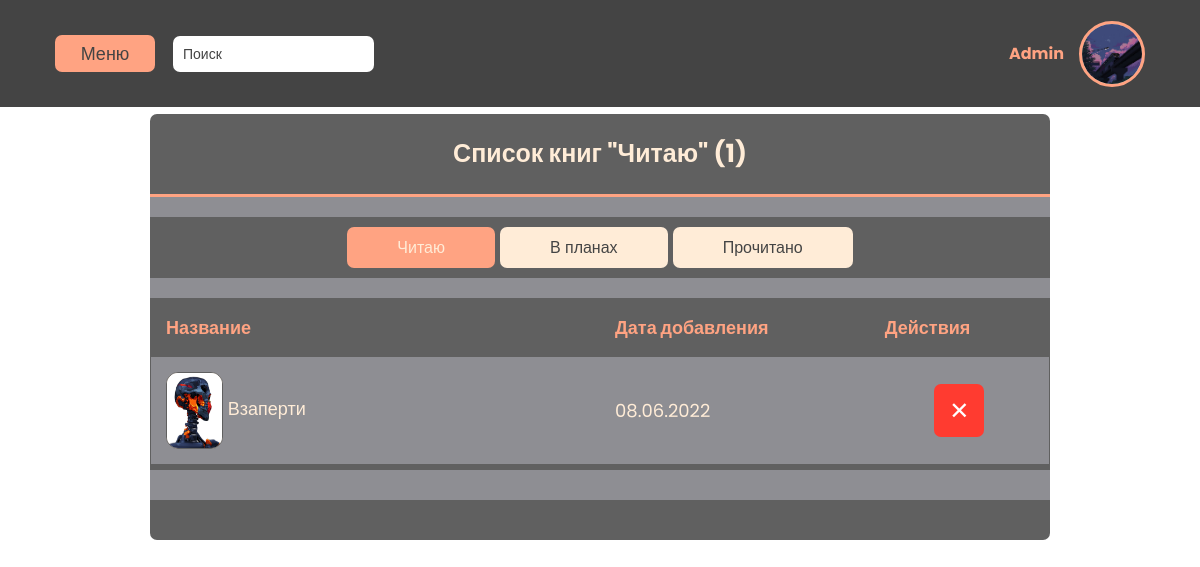
The app's page /profile/2/booklist/read (signed in) with its own data.
### user_app/models.py (models this page shows, shortened)
class Profile(models.Model):
    user = models.OneToOneField(User, on_delete=CASCADE, null=False)
    nickname = models.CharField(max_length=50, default="User")
    about_user = RichTextField(blank=True, null=True)
    profile_picture =  models.ImageField(null = True, blank=True)
    class Meta:
        verbose_name = "Профиль"
        verbose_name_plural = "Профили"

class Book_Status(models.Model):
    name = models.CharField(max_length=50)
    class Meta:
        verbose_name = "Статус"
        verbose_name_plural = "Статусы"

class BookStatusUser(models.Model):
    author = models.ForeignKey(User, on_delete=CASCADE)
    book = models.ForeignKey(Book, on_delete=CASCADE)
    status = models.ForeignKey(Book_Status, on_delete=CASCADE)
    creation_time = models.DateField(auto_now=True)
    class Meta:
        verbose_name = 'Статус пользователя'
        verbose_name_plural = 'Статусы пользователя'

### library_app/models.py (models this page shows, shortened)
class Book(models.Model):
    book_title = models.CharField(max_length=60, unique=True)
    book_genre = models.ForeignKey(Genre, on_delete=CASCADE)
    book_picture = models.ImageField(null = True, blank=True, upload_to='images/')
    book_description = RichTextField(blank=True, null=True)
    book_author = models.ForeignKey(User, on_delete=models.CASCADE)
    book_creation_time = models.DateTimeField(auto_now=True)
    book_rate = models.IntegerField(default=0)
    book_views = models.IntegerField(default=0)
    book_visible = models.BooleanField(default = False)
    class Meta:
        verbose_name = "Книга"
        verbose_name_plural = "Книги"

### user_app/views.py (the view)
# urls.py: path('profile/<int:user_id>/booklist/<str:library_type>', view=views.user_libraries, name='booklist2'),
def user_libraries(request, user_id, library_type):
    status = Book_Status.objects.all()
    user = User.objects.get(id = user_id)
    type_tuple ={
        'in_plans': (BookStatusUser.objects.filter(status = status[1], author = user).order_by('-creation_time'),'В планах',3, '1'),
        'red': (BookStatusUser.objects.filter(status = status[0], author = user).order_by('-creation_time'),'Прочитано',4, '0'),
        'read': (BookStatusUser.objects.filter(status = status[2], author = user).order_by('-creation_time'),'Читаю',5, '2'),
    }
    template = 'user_app/user_libraries.html'
    context = {
    'header': type_tuple[library_type][1],
    'books': type_tuple[library_type][0],
    'redirect': str(type_tuple[library_type][2]),
    'key': type_tuple[library_type][3],
    }
    return render(request, template, context)

### user_app/templates/user_app/user_libraries.html (shortened to what this page needs)
{% extends 'library_app/template.html' %}
{% load static %}
{% block content %}
<link rel="stylesheet" href={% static 'user_app/css/profile_style.css' %}>
        <div class="block">
            <div class="block-header">
                <h2>
                     Список книг "{{header}}" ({{books.count}})
                </h2>
            </div>
            <div class="block-content" style="padding-top: 10px; padding-bottom: 30px;">
                <div class='chapter-navigation'>
                    {% if header != 'Читаю' %}
                        <a href="{% url 'booklist2' request.user.id 'read'%}"  class="book-status">Читаю</a>
                    {% else %}
                        <a class="silent">Читаю</a>
                    {% endif %}
                    {% if header != 'В планах' %}
                        <a href="{% url 'booklist2' request.user.id 'in_plans'%}"  class="book-status">В планах</a>
                    {% else %}
                        <a class="silent">В планах</a>
                    {% endif %}
                    {% if header != 'Прочитано' %}
                        <a href="{% url 'booklist2' request.user.id 'red'%}"  class="book-status">Прочитано</a>
                    {% else %}
                        <a class="silent">Прочитано</a>
                    {% endif %}
                </div>
            <table id="myTable" style="margin-top: 20px;">
                <tr class="table-content">
                    <div class="tabcontent">
                        <table id="myTable">
                            <tr class="table-header">
                                <th style="width:50%;">Название</th>
                                <th style="width:30%;">Дата добавления</th>
                                <th style="width:20%;">Действия</th>
                            </tr>
                            {%for i in books%}
                            <tr class="table-content">
                            <td>
                                <div class="table-data">
                                    <img class="book-image"
                                        src="{% if i.book.book_picture%}
                                                {{i.book.book_picture.url}}
                                            {% endif %}"
                                    alt=""></img>
                                    <a id='read_link'href='{% url 'detail' i.book.id %}'>{{i.book.book_title}}</a>
                                </div>
                            </td>
                            <td>{{i.book.book_creation_time|date:"d.m.Y"}}</td>
                                <td>
                                    <div class="button-row">
                                        <a class='delete' href='{% url 'userstatus' i.book.id key redirect %}'>✕</a>
                                    </div>
                                </td>
                            </tr>
                        {%endfor%}
                        </table>
                        <div class="end-table"></div>
            </table>
        </div>
    </div>
    <div class='block-footer'>
    </div>
{% endblock %}

### library_app/templates/library_app/template.html (shortened to what this page needs)
{% load static %}
<!DOCTYPE html>
<html lang="en">
<head>
    <link rel="stylesheet" href={% static 'library_app/css/style.css' %}>
    <link rel="stylesheet" href={% static 'library_app/css/main_style.css' %}>
    <link rel="stylesheet" href={% static 'library_app/css/books_style.css' %}>
    <link rel="stylesheet" href={% static 'library_app/css/book_info_style.css' %}>
    <link rel="stylesheet" href={% static 'user_app/css/form_style.css' %}>
</head>
<body>
    <div class="header">
        <div class="dropdown" data-dropdown>
            <button class="link" data-dropdown-button> Меню </button>
        </div>
        <div class='searchBar'>
            <form action='{% url 'search_query' %}' method='get'>
            <input type="Text" name="q" class="searchBar-input" placeholder="Поиск">
            </form>
        </div>
        {% if request.user.is_authenticated %}
                <a href='{% url 'profile' request.user.id %}'><b>{{request.user.profile.nickname}}</b></a>
                <img class="pfImage" src='{%if request.user.profile.profile_picture%}
                    {{request.user.profile.profile_picture.url}}
                    {%endif%}'></img>
        {% else %}
            <div class="auth_reg_but">
                <a href='{% url 'login' %}' class="second-button"><b>Войти</b></a>
                <a href='{% url 'registration' %}' class="second-button"><b>Зарегистрироваться</b></a>
            </div>
        {% endif %}
    </div>
    <div class="body">
        {% block content %}
        {% endblock %}
    </div>
</body>
</html>

### library_app/static/library_app/css/style.css (style rules this page uses)
body { margin: 0 auto; background: white; font-family: 'Poppins', sans-serif; }
.header { display: flex; align-items: center; background-color: #444444; font-style: 24px; padding: 20px 40px 20px 40px; color: #ffa382; }
.link { font-family: 'Poppins', sans-serif; background-color: #ffa382; border-radius: 7px; width: 6%; margin: 15px 0px 15px 15px; text-align: center; text-decoration: none; border: none; padding: 5px; color: #444444; font-size: 18px; min-width: 100px; cursor: pointer; }
.dropdown { position: relative; }
.searchBar { margin: 15px 0px 15px 18px; padding: 0; }
.searchBar-input { color: #444444; border: none; border-radius: 7px; padding: 10px; font-size: 14px; margin-right: 0; }
.searchBar-input::placeholder { color: #444444; font-family: 'Poppins', sans-serif; }
.header>a { text-decoration: none; color: #ffa382; margin-left: auto; font-family: 'Poppins', sans-serif; font-weight: bold; background-image: linear-gradient(currentColor, currentColor); background-position: 0% 100%; background-repeat: no-repeat; background-size: 0% 2px; transition: background-size .3s; cursor: pointer; }
.pfImage { background-color: #ffecd7; border-radius: 50px; text-align: center; text-decoration: none; margin-left: 15px; margin-right: 15px; border: none; color: #ffa382; border: #ffa382 solid 3px; height: 60px; width: 60px; }
.body { margin: 0 auto; width: 900px; height: auto; background-color: white; }
.block-header { display: flex; justify-content: center; background-color: #606060; margin-top: 7px; border-radius:7px 7px 0 0; border-bottom: 3px solid #ffa382; }
.block-header > h2 { color: #ffecd7; font-family: 'Poppins', sans-serif; font-size: 25px; }
.block-content { justify-content: center; text-align: center; background-color: #8e8e93; padding-top: 200px; padding-bottom: 20px; }
.block-footer { background-color: #606060; border-radius: 0 0 7px 7px; padding: 20px; margin-bottom: 20px; }

### library_app/static/library_app/css/book_info_style.css (style rules this page uses)
.block-content { padding: 0; }
.book-image { border-radius: 7px; background-color: #ffecd7; width: 275px; height: 350px; }
#read_link { text-decoration: none; cursor: pointer; color: #ffecd7; }
table { width: 100%; font-family: 'Poppins', sans-serif; border-collapse: collapse; }
#myTable { border-collapse: collapse; width: 100%; font-size: 18px; }
#myTable th, #myTable td { text-align: left; padding: 15px; }
#myTable tr { border-bottom: 1px solid #606060; }
#myTable tr.table-header { background-color: #606060; color: #ffa382; }
#myTable tr.table-content { padding: 0px; background-color: #8e8e93; color: #ffecd7; }
.end-table { background-color: #606060; padding-bottom: 5px; }

### user_app/static/user_app/css/profile_style.css (style rules this page uses)
#read_link { text-decoration: none; cursor: pointer; color: #ffecd7; }
.tabcontent { text-align: center; background-color: #8e8e93; display: none; border-top: none; }
#myTable { border-collapse: collapse; width: 100%; border: 1px solid #606060; font-size: 18px; }
#myTable th, #myTable td { text-align: left; padding: 15px; }
#myTable tr { border-bottom: 1px solid #606060; }
#myTable tr.table-header { background-color: #606060; color: #ffa382; }
#myTable tr.table-content { padding: 0px; background-color: #8e8e93; color: #ffecd7; }
.book-image { background-color: #ffecd7; width: 55px; height: 75px; border: 1px solid #606060; }
.table-data>.book-image, .table-data>span { vertical-align: middle; }
.table-data>.book-image { border-radius: 12px; }
.end-table { background-color: #606060; padding-bottom: 5px; }
.delete { text-decoration: none; text-align: center; background: #ff3b30; border: none; border-radius: 7px; color: white; padding: 10px 15px; cursor: pointer; font-size: 24px; }
.button-row { text-align: center; }

### records on screen
Book_Status: name "Читаю"
BookStatusUser: book.book_picture (picture), book.book_title "Взаперти", book.book_creation_time "08.06.2022"

### other values on screen
{{ request.user.profile.nickname }} "Admin"
{{ books.count }} "1"
